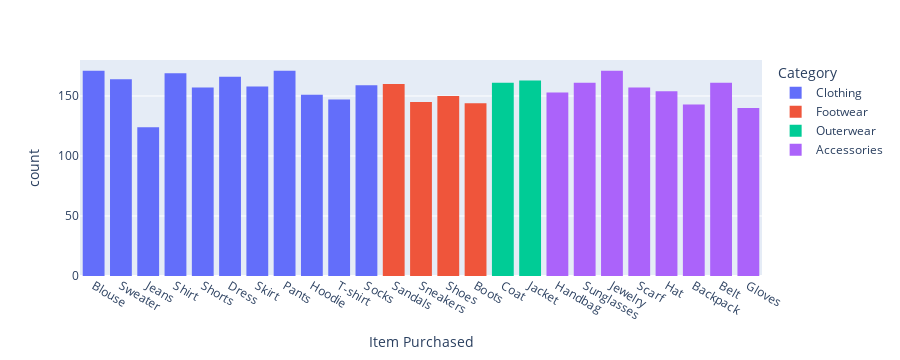

Notebook cell for this chart:
### Code cell
fig = px.histogram(shop , x = 'Item Purchased' , color = 'Category') # Creating histogram for above result
fig.show() # Print the created histogram

### Figure 1 — Plotly figure (JSON) as saved in the notebook; plotly's stock layout.template omitted (floating-point values rounded to 4 significant figures; data arrays with more than 128 entries replaced by an {"elided": "..."} marker saying what was removed)
{"data": [{"alignmentgroup": "True", "bingroup": "x", "hovertemplate": "Category=Clothing<br>Item Purchased=%{x}<br>count=%{y}<extra></extra>", "legendgroup": "Clothing", "marker": {"color": "#636efa", "pattern": {"shape": ""}}, "name": "Clothing", "offsetgroup": "Clothing", "orientation": "v", "showlegend": true, "type": "histogram", "x": {"elided": "1737 str values"}, "xaxis": "x", "yaxis": "y"}, {"alignmentgroup": "True", "bingroup": "x", "hovertemplate": "Category=Footwear<br>Item Purchased=%{x}<br>count=%{y}<extra></extra>", "legendgroup": "Footwear", "marker": {"color": "#EF553B", "pattern": {"shape": ""}}, "name": "Footwear", "offsetgroup": "Footwear", "orientation": "v", "showlegend": true, "type": "histogram", "x": {"elided": "599 str values"}, "xaxis": "x", "yaxis": "y"}, {"alignmentgroup": "True", "bingroup": "x", "hovertemplate": "Category=Outerwear<br>Item Purchased=%{x}<br>count=%{y}<extra></extra>", "legendgroup": "Outerwear", "marker": {"color": "#00cc96", "pattern": {"shape": ""}}, "name": "Outerwear", "offsetgroup": "Outerwear", "orientation": "v", "showlegend": true, "type": "histogram", "x": {"elided": "324 str values"}, "xaxis": "x", "yaxis": "y"}, {"alignmentgroup": "True", "bingroup": "x", "hovertemplate": "Category=Accessories<br>Item Purchased=%{x}<br>count=%{y}<extra></extra>", "legendgroup": "Accessories", "marker": {"color": "#ab63fa", "pattern": {"shape": ""}}, "name": "Accessories", "offsetgroup": "Accessories", "orientation": "v", "showlegend": true, "type": "histogram", "x": {"elided": "1240 str values"}, "xaxis": "x", "yaxis": "y"}], "layout": {"autosize": true, "barmode": "relative", "height": 360, "legend": {"title": {"text": "Category"}, "tracegroupgap": 0}, "margin": {"t": 60}, "xaxis": {"anchor": "y", "autorange": true, "domain": [0, 1], "range": [-0.5, 24.5], "title": {"text": "Item Purchased"}, "type": "category"}, "yaxis": {"anchor": "x", "autorange": true, "domain": [0, 1], "range": [0, 180], "title": {"text": "count"}}}}
